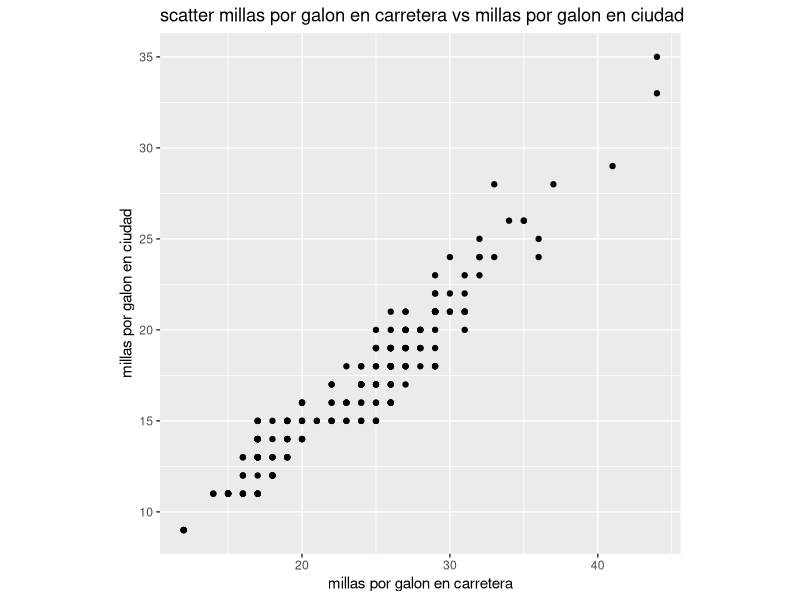

Here is the R script that generated this plot:
## ---- chunk 1
knitr::opts_chunk$set(echo = TRUE)
## ---- chunk 2

library(ggplot2)
ggplot(data=mpg, aes(x = hwy, y = cty))+
  geom_point()+
  theme(aspect.ratio = 1)+
  labs(x ="millas por galon en carretera", y= "millas por galon en ciudad", title= "scatter millas por galon en carretera vs millas por galon en ciudad")
## ---- chunk 3
library(xtable) 
xtable(mpg[1:5,1:5])

